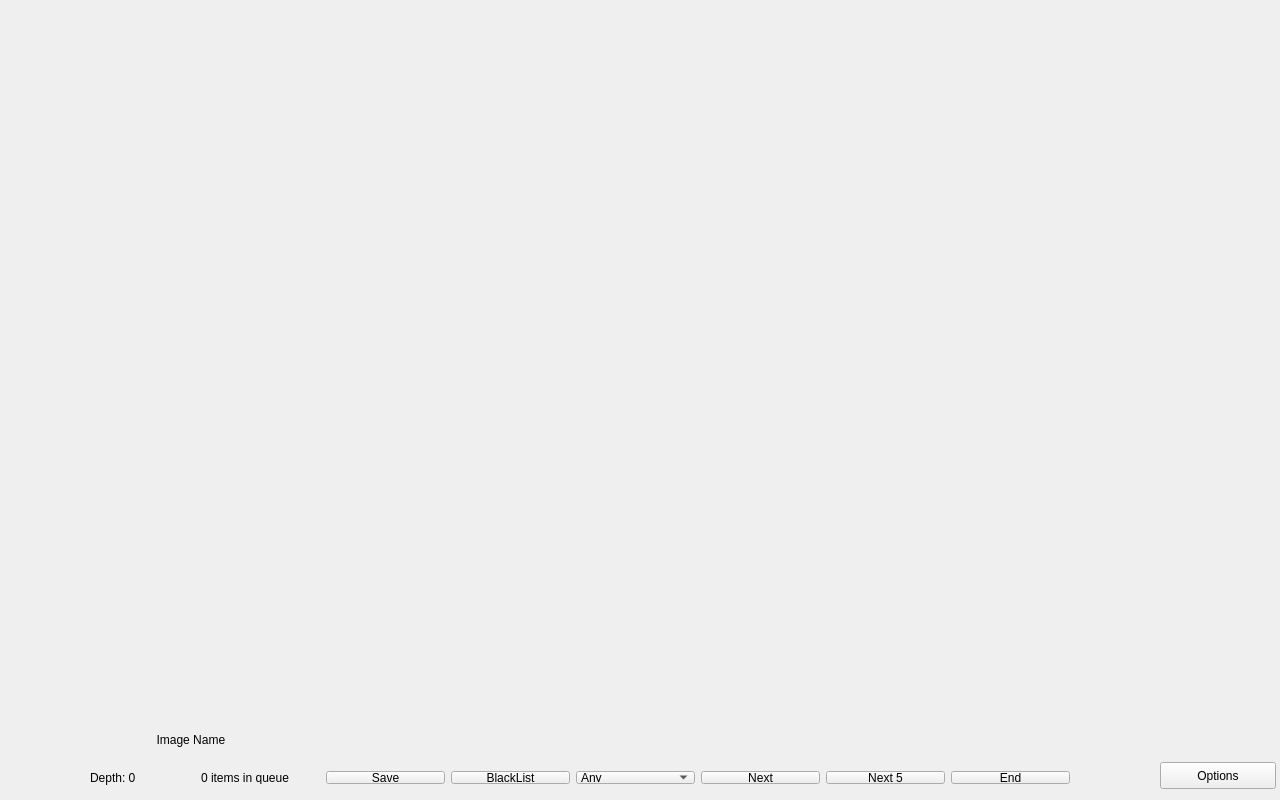
<?xml version="1.0" encoding="UTF-8"?>
<ui version="4.0">
 <class>MainWindow</class>
 <widget class="QMainWindow" name="MainWindow">
  <property name="geometry">
   <rect>
    <x>0</x>
    <y>0</y>
    <width>1280</width>
    <height>800</height>
   </rect>
  </property>
  <property name="sizePolicy">
   <sizepolicy hsizetype="Fixed" vsizetype="Fixed">
    <horstretch>0</horstretch>
    <verstretch>0</verstretch>
   </sizepolicy>
  </property>
  <property name="minimumSize">
   <size>
    <width>1280</width>
    <height>800</height>
   </size>
  </property>
  <property name="maximumSize">
   <size>
    <width>1280</width>
    <height>800</height>
   </size>
  </property>
  <property name="windowTitle">
   <string>ImageDownloader</string>
  </property>
  <property name="windowIcon">
   <iconset resource="../resources/imagedownloader.qrc">
    <normaloff>:/images/github plaatje.png</normaloff>:/images/github plaatje.png</iconset>
  </property>
  <widget class="QWidget" name="centralWidget">
   <widget class="QWidget" name="inputs" native="true">
    <property name="geometry">
     <rect>
      <x>0</x>
      <y>720</y>
      <width>1280</width>
      <height>80</height>
     </rect>
    </property>
    <widget class="QWidget" name="horizontalLayoutWidget">
     <property name="geometry">
      <rect>
       <x>190</x>
       <y>40</y>
       <width>891</width>
       <height>35</height>
      </rect>
     </property>
     <layout class="QHBoxLayout" name="horizontalLayout">
      <item>
       <widget class="QLabel" name="queueLabel">
        <property name="text">
         <string>0 items in queue</string>
        </property>
       </widget>
      </item>
      <item>
       <widget class="QPushButton" name="saveButton">
        <property name="cursor">
         <cursorShape>PointingHandCursor</cursorShape>
        </property>
        <property name="text">
         <string>Save</string>
        </property>
       </widget>
      </item>
      <item>
       <widget class="QPushButton" name="blackListButton">
        <property name="cursor">
         <cursorShape>PointingHandCursor</cursorShape>
        </property>
        <property name="text">
         <string>BlackList</string>
        </property>
       </widget>
      </item>
      <item>
       <widget class="QComboBox" name="resBox">
        <property name="cursor">
         <cursorShape>PointingHandCursor</cursorShape>
        </property>
        <item>
         <property name="text">
          <string>Any</string>
         </property>
        </item>
        <item>
         <property name="text">
          <string>1920x1080</string>
         </property>
        </item>
        <item>
         <property name="text">
          <string>2560x1440</string>
         </property>
        </item>
        <item>
         <property name="text">
          <string>3840x2160</string>
         </property>
        </item>
        <item>
         <property name="text">
          <string>1080x1920</string>
         </property>
        </item>
        <item>
         <property name="text">
          <string>1440x2560</string>
         </property>
        </item>
        <item>
         <property name="text">
          <string>1080..x1920..</string>
         </property>
        </item>
        <item>
         <property name="text">
          <string>1440..x2560..</string>
         </property>
        </item>
        <item>
         <property name="text">
          <string>1920..x1080..</string>
         </property>
        </item>
        <item>
         <property name="text">
          <string>2560..x1440..</string>
         </property>
        </item>
        <item>
         <property name="text">
          <string>3840..x2160..</string>
         </property>
        </item>
       </widget>
      </item>
      <item>
       <widget class="QPushButton" name="nextButton">
        <property name="cursor">
         <cursorShape>PointingHandCursor</cursorShape>
        </property>
        <property name="text">
         <string>Next</string>
        </property>
       </widget>
      </item>
      <item>
       <widget class="QPushButton" name="skipButton">
        <property name="cursor">
         <cursorShape>PointingHandCursor</cursorShape>
        </property>
        <property name="text">
         <string>Next 5</string>
        </property>
       </widget>
      </item>
      <item>
       <widget class="QPushButton" name="endButton">
        <property name="cursor">
         <cursorShape>PointingHandCursor</cursorShape>
        </property>
        <property name="text">
         <string>End</string>
        </property>
       </widget>
      </item>
     </layout>
    </widget>
    <widget class="QLabel" name="nameLabel">
     <property name="geometry">
      <rect>
       <x>90</x>
       <y>10</y>
       <width>1091</width>
       <height>20</height>
      </rect>
     </property>
     <property name="text">
      <string>                    Image Name</string>
     </property>
    </widget>
    <widget class="QPushButton" name="optionsButton">
     <property name="geometry">
      <rect>
       <x>1160</x>
       <y>42</y>
       <width>116</width>
       <height>27</height>
      </rect>
     </property>
     <property name="cursor">
      <cursorShape>PointingHandCursor</cursorShape>
     </property>
     <property name="text">
      <string>Options</string>
     </property>
    </widget>
    <widget class="QLabel" name="depthLabel">
     <property name="geometry">
      <rect>
       <x>90</x>
       <y>41</y>
       <width>100</width>
       <height>33</height>
      </rect>
     </property>
     <property name="text">
      <string>Depth: 0</string>
     </property>
    </widget>
   </widget>
   <widget class="QLabel" name="frame">
    <property name="geometry">
     <rect>
      <x>0</x>
      <y>0</y>
      <width>1280</width>
      <height>720</height>
     </rect>
    </property>
    <property name="minimumSize">
     <size>
      <width>1280</width>
      <height>720</height>
     </size>
    </property>
    <property name="maximumSize">
     <size>
      <width>1280</width>
      <height>720</height>
     </size>
    </property>
    <property name="text">
     <string/>
    </property>
   </widget>
  </widget>
 </widget>
 <layoutdefault spacing="6" margin="11"/>
 <resources>
  <include location="../resources/imagedownloader.qrc"/>
 </resources>
 <connections/>
</ui>
